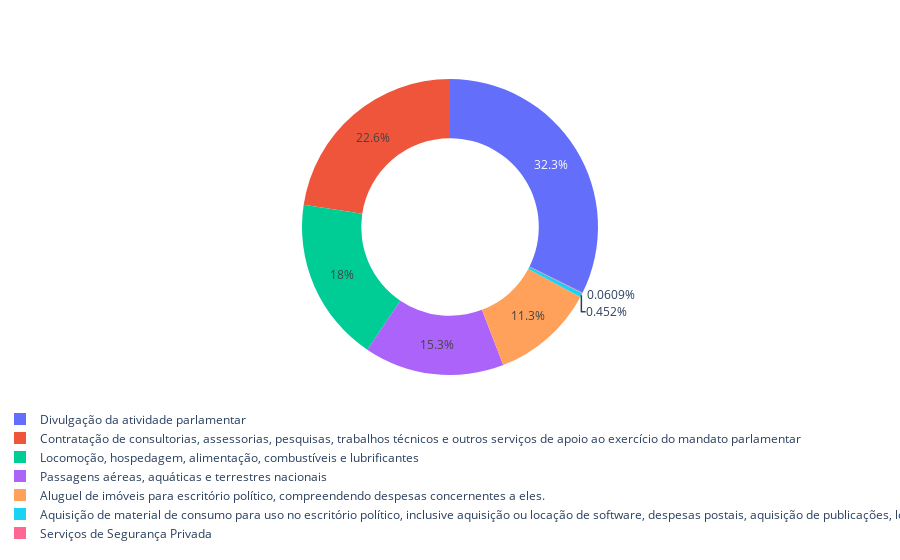

Notebook code for this chart:
### Code cell
fig = px.pie(df_em_dp, 
             values="VALOR_REEMBOLSADO", 
             names="TIPO_DESPESA",
            hole=.6)

fig.update_layout(legend=dict(
    orientation="h"
))

fig.show()

### Figure 1 — Plotly figure (JSON) as saved in the notebook; plotly's stock layout.template omitted (floating-point values rounded to 4 significant figures)
{"data": [{"domain": {"x": [0, 1], "y": [0, 1]}, "hole": 0.6, "hovertemplate": "TIPO_DESPESA=%{label}<br>VALOR_REEMBOLSADO=%{value}<extra></extra>", "labels": ["Aluguel de imóveis para escritório político, compreendendo despesas concernentes a eles.", "Aquisição de material de consumo para uso no escritório político, inclusive aquisição ou locação de software, despesas postais, aquisição de publicações, locação de móveis e de equipamentos. ", "Contratação de consultorias, assessorias, pesquisas, trabalhos técnicos e outros serviços de apoio ao exercício do mandato parlamentar", "Divulgação da atividade parlamentar", "Locomoção, hospedagem, alimentação, combustíveis e lubrificantes", "Passagens aéreas, aquáticas e terrestres nacionais", "Serviços de Segurança Privada"], "legendgroup": "", "name": "", "showlegend": true, "type": "pie", "values": [557200.0, 22300.0, 1114000.0, 1594000.0, 885700.0, 754100.0, 3000]}], "layout": {"legend": {"orientation": "h", "tracegroupgap": 0}, "margin": {"t": 60}}}
